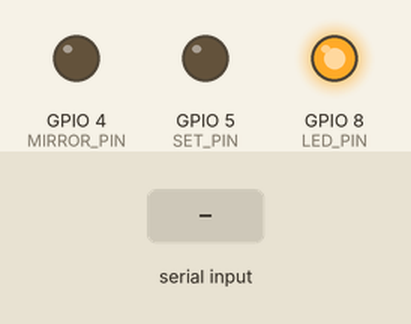
A sketch run on a simulated ESP32-C3. Shown: output pins drawn as LEDs (lit = HIGH). Inputs (shaded band) come from the test bench. What the sketch prints to the serial monitor is not drawn.

Above: at 2.2 s.
2.3 s: "5" received over Serial
At 3.5 s:
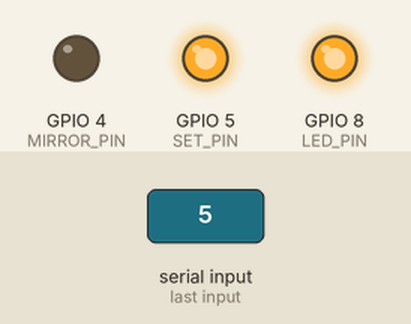
3.8 s: "S" received over Serial
At 4.6 s:
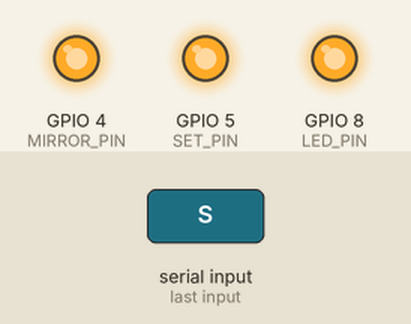
5.3 s: "4" received over Serial
6.8 s: "s" received over Serial
Timing chart, 0 to 9.3 s (numbered marks = the images above; inputs shaded):
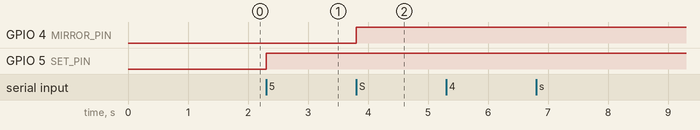

The sketch:

transistor.ino
```cpp
/*
 * ESP32-C3 Flip-Flop Test with High-Impedance Mode
 * Using GPIO5 for SET (GPIO2 has internal pull-up issue)
 *
 * GPIO5 = SET
 * GPIO3 = RESET
 * GPIO4 = MIRROR
 * GPIO8 = Built-in LED (active-low)
 */

#define SET_PIN     5  // Flip-flop SET (changed from GPIO2)
#define RESET_PIN   3  // Flip-flop RESET
#define MIRROR_PIN  4  // Mirror/test
#define LED_PIN     8  // Built-in LED (active-low)

void setup() {
  Serial.begin(115200);
  delay(1000);

  Serial.println("\n========================================");
  Serial.println("  ESP32-C3 Flip-Flop Test");
  Serial.println("  GPIO5 = SET");
  Serial.println("  GPIO3 = RESET");
  Serial.println("  GPIO4 = MIRROR");
  Serial.println("========================================");

  pinMode(LED_PIN, OUTPUT);
  digitalWrite(LED_PIN, HIGH);  // LED OFF

  // Start with all pins in INPUT mode (high-impedance)
  pinMode(SET_PIN, INPUT);
  pinMode(RESET_PIN, INPUT);
  pinMode(MIRROR_PIN, INPUT);

  Serial.println("\nCommands:");
  Serial.println("  5 - Pulse GPIO5 (SET) for 1 sec");
  Serial.println("  3 - Pulse GPIO3 (RESET) for 1 sec");
  Serial.println("  4 - Pulse GPIO4 (MIRROR) for 1 sec");
  Serial.println("  8 - Flash Built-in LED 5 times");
  Serial.println("  S - SET flip-flop (GPIO5 + GPIO4)");
  Serial.println("  R - RESET flip-flop (GPIO3)");
  Serial.println("  0 - All Hi-Z (disconnect)");
  Serial.println();
}

void loop() {
  if (Serial.available()) {
    char cmd = Serial.read();

    switch(cmd) {
      case '5':
        testGPIO5();
        break;

      case '3':
        testGPIO3();
        break;

      case '4':
        testGPIO4();
        break;

      case '8':
        flashBuiltinLED();
        break;

      case 'S':
      case 's':
        pulseSet();
        break;

      case 'R':
      case 'r':
        pulseReset();
        break;

      case '0':
        allHighZ();
        break;
    }
  }
}

void testGPIO5() {
  Serial.println("→ GPIO5 HIGH for 1 second");

  pinMode(SET_PIN, OUTPUT);
  digitalWrite(SET_PIN, HIGH);
  delay(1000);

  // Return to high-impedance
  pinMode(SET_PIN, INPUT);

  Serial.println("  GPIO5 now Hi-Z\n");
}

void testGPIO3() {
  Serial.println("→ GPIO3 HIGH for 1 second");

  pinMode(RESET_PIN, OUTPUT);
  digitalWrite(RESET_PIN, HIGH);
  delay(1000);

  // Return to high-impedance
  pinMode(RESET_PIN, INPUT);

  Serial.println("  GPIO3 now Hi-Z\n");
}

void testGPIO4() {
  Serial.println("→ GPIO4 HIGH for 1 second");

  pinMode(MIRROR_PIN, OUTPUT);
  digitalWrite(MIRROR_PIN, HIGH);
  delay(1000);

  // Return to high-impedance
  pinMode(MIRROR_PIN, INPUT);

  Serial.println("  GPIO4 now Hi-Z\n");
}

void flashBuiltinLED() {
  Serial.println("→ Flashing Built-in LED 5 times");

  for(int i = 0; i < 5; i++) {
    digitalWrite(LED_PIN, LOW);   // LOW = ON
    delay(200);
    digitalWrite(LED_PIN, HIGH);  // HIGH = OFF
    delay(200);
  }

  Serial.println("  Done!\n");
}

void pulseSet() {
  Serial.println("→ SET: Pulsing GPIO5 and GPIO4");

  // Configure as outputs and pulse HIGH
  pinMode(SET_PIN, OUTPUT);
  pinMode(MIRROR_PIN, OUTPUT);
  digitalWrite(SET_PIN, HIGH);
  digitalWrite(MIRROR_PIN, HIGH);

  Serial.println("  GPIO5 = HIGH, GPIO4 = HIGH");
  delay(100);

  // Return to high-impedance (stops interfering with circuit)
  pinMode(SET_PIN, INPUT);
  pinMode(MIRROR_PIN, INPUT);

  Serial.println("  GPIO5 = Hi-Z, GPIO4 = Hi-Z");
  Serial.println("  Flip-flop should be SET and HOLD\n");
}

void pulseReset() {
  Serial.println("→ RESET: Pulsing GPIO3");

  // Configure as output and pulse HIGH
  pinMode(RESET_PIN, OUTPUT);
  digitalWrite(RESET_PIN, HIGH);

  Serial.println("  GPIO3 = HIGH");
  delay(100);

  // Return to high-impedance
  pinMode(RESET_PIN, INPUT);

  Serial.println("  GPIO3 = Hi-Z");
  Serial.println("  Flip-flop should be RESET and HOLD\n");
}

void allHighZ() {
  pinMode(SET_PIN, INPUT);
  pinMode(RESET_PIN, INPUT);
  pinMode(MIRROR_PIN, INPUT);

  Serial.println("→ All GPIO pins = Hi-Z (high-impedance)\n");
}
```

Measured:
- after the input at 2.3 s, GPIO 5 (SET_PIN): LOW → HIGH at once
- after the input at 3.8 s, GPIO 4 (MIRROR_PIN): LOW → HIGH at once
